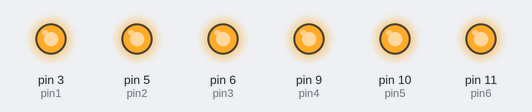
Bench run of a sketch on a simulated Arduino Uno, built with avr-gcc and run on an emulated ATmega328P. On the bench: output pins drawn as LEDs (lit = HIGH).

Above: at 0.3 s.
Timing chart, 0 to 1.8 s (numbered marks = the images above):
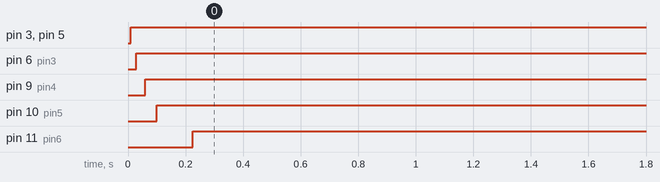

The sketch:

Task1.ino
```cpp
const int pin1 = 3;
const int pin2 = 5;
const int pin3 = 6;
const int pin4 = 9;
const int pin5 = 10;
const int pin6 = 11;

// Настраиваем светодиоды
int ledState1 = LOW;
int ledState2 = LOW;
int ledState3 = LOW;
int ledState4 = LOW;
int ledState5 = LOW;
int ledState6 = LOW;


unsigned long previousMls1 = 0;
unsigned long previousMls2 = 0;
unsigned long previousMls3 = 0;
unsigned long previousMls4 = 0;
unsigned long previousMls5 = 0;
unsigned long previousMls6 = 0;

// Интервалы в миллисекундах
const long intervalMls1 = 10000;
const long intervalMls2 = 18500;
const long intervalMls3 = 29000;
const long intervalMls4 = 60500;
const long intervalMls5 = 100000;
const long intervalMls6 = 225000;

void setup() {
  pinMode(pin1, OUTPUT);
  pinMode(pin2, OUTPUT);
  pinMode(pin3, OUTPUT);
  pinMode(pin4, OUTPUT);
  pinMode(pin5, OUTPUT);
  pinMode(pin6, OUTPUT);
}

void loop() {
  unsigned long currentMillis = micros();

  if (currentMillis - previousMls1 >= intervalMls1) {

    // Сохраняем время мигания
    previousMls1 = currentMillis;

    // Включение и выключение светодиода
    if (ledState1 == LOW) {
      ledState1 = HIGH;
    } else if (ledState1 == HIGH) {
      ledState1 == LOW;
    }

    digitalWrite(pin1, ledState1);
  }

  if (currentMillis - previousMls2 >= intervalMls2) {
    previousMls2 = currentMillis;

    if (ledState2 == LOW) {
      ledState2 = HIGH;
    } else if (ledState2 == HIGH) {
      ledState2 == LOW;
    }

    digitalWrite(pin2, ledState2);
  }

    if (currentMillis - previousMls3 >= intervalMls3) {
    previousMls3 = currentMillis;

    if (ledState3 == LOW) {
      ledState3 = HIGH;
    } else if (ledState3 == HIGH) {
      ledState3 == LOW;
    }

    digitalWrite(pin3, ledState3);
  }

  if (currentMillis - previousMls4 >= intervalMls4) {
    previousMls4 = currentMillis;

    if (ledState4 == LOW) {
      ledState4 = HIGH;
    } else if (ledState4 == HIGH) {
      ledState4 == LOW;
    }

    digitalWrite(pin4, ledState4);
  }

  if (currentMillis - previousMls5 >= intervalMls5) {
    previousMls5 = currentMillis;

    if (ledState5 == LOW) {
      ledState5 = HIGH;
    } else if (ledState5 == HIGH) {
      ledState5 == LOW;
    }

    digitalWrite(pin5, ledState5);
  }

  if (currentMillis - previousMls6 >= intervalMls6) {
    previousMls6 = currentMillis;

    if (ledState6 == LOW) {
      ledState6 = HIGH;
    } else if (ledState6 == HIGH) {
      ledState6 == LOW;
    }

    digitalWrite(pin6, ledState6);
  }
}
```

Measured:
- by itself, pin 3 (pin1): LOW → HIGH at 0.01 s
- by itself, pin 5 (pin2): LOW → HIGH at 0.02 s
- by itself, pin 6 (pin3): LOW → HIGH at 0.03 s
- by itself, pin 9 (pin4): LOW → HIGH at 0.06 s
- by itself, pin 10 (pin5): LOW → HIGH at 0.10 s
- by itself, pin 11 (pin6): LOW → HIGH at 0.23 s
